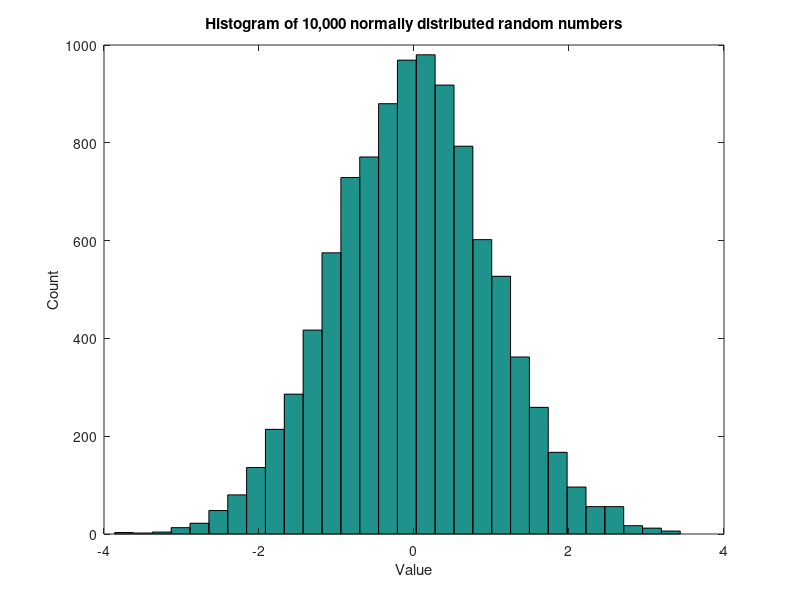

The MATLAB script that drew this image:
randn ("state", 1);
hist (randn (10000, 1), 30);
xlabel ("Value");
ylabel ("Count");
title ("Histogram of 10,000 normally distributed random numbers");